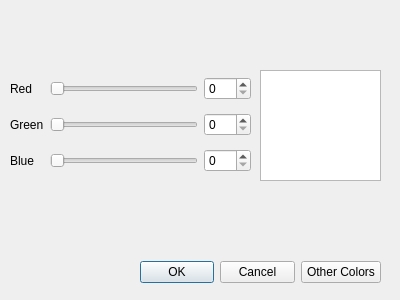
<?xml version="1.0" encoding="UTF-8"?>
<ui version="4.0">
 <class>ColorDialog</class>
 <widget class="QDialog" name="ColorDialog">
  <property name="geometry">
   <rect>
    <x>0</x>
    <y>0</y>
    <width>400</width>
    <height>300</height>
   </rect>
  </property>
  <property name="windowTitle">
   <string>Colors</string>
  </property>
  <widget class="QGraphicsView" name="graphicsView">
   <property name="geometry">
    <rect>
     <x>260</x>
     <y>70</y>
     <width>121</width>
     <height>111</height>
    </rect>
   </property>
  </widget>
  <widget class="QWidget" name="">
   <property name="geometry">
    <rect>
     <x>140</x>
     <y>260</y>
     <width>241</width>
     <height>25</height>
    </rect>
   </property>
   <layout class="QHBoxLayout" name="horizontalLayout">
    <item>
     <widget class="QDialogButtonBox" name="buttonBox">
      <property name="orientation">
       <enum>Qt::Horizontal</enum>
      </property>
      <property name="standardButtons">
       <set>QDialogButtonBox::Cancel|QDialogButtonBox::Ok</set>
      </property>
      <property name="centerButtons">
       <bool>false</bool>
      </property>
     </widget>
    </item>
    <item>
     <widget class="QPushButton" name="pushButton">
      <property name="text">
       <string>Other Colors</string>
      </property>
     </widget>
    </item>
   </layout>
  </widget>
  <widget class="QWidget" name="">
   <property name="geometry">
    <rect>
     <x>10</x>
     <y>70</y>
     <width>241</width>
     <height>111</height>
    </rect>
   </property>
   <layout class="QGridLayout" name="gridLayout">
    <item row="0" column="0">
     <widget class="QLabel" name="label_Red">
      <property name="text">
       <string>Red</string>
      </property>
     </widget>
    </item>
    <item row="0" column="1">
     <widget class="QSlider" name="horizontalSlider_Red">
      <property name="maximum">
       <number>255</number>
      </property>
      <property name="orientation">
       <enum>Qt::Horizontal</enum>
      </property>
     </widget>
    </item>
    <item row="0" column="2">
     <widget class="QSpinBox" name="spinBox_Red">
      <property name="maximum">
       <number>255</number>
      </property>
     </widget>
    </item>
    <item row="1" column="0">
     <widget class="QLabel" name="label_Green">
      <property name="text">
       <string>Green</string>
      </property>
     </widget>
    </item>
    <item row="1" column="1">
     <widget class="QSlider" name="horizontalSlider_Green">
      <property name="maximum">
       <number>255</number>
      </property>
      <property name="orientation">
       <enum>Qt::Horizontal</enum>
      </property>
     </widget>
    </item>
    <item row="1" column="2">
     <widget class="QSpinBox" name="spinBox_Green">
      <property name="maximum">
       <number>255</number>
      </property>
     </widget>
    </item>
    <item row="2" column="0">
     <widget class="QLabel" name="label_Blue">
      <property name="text">
       <string>Blue</string>
      </property>
     </widget>
    </item>
    <item row="2" column="1">
     <widget class="QSlider" name="horizontalSlider_Blue">
      <property name="maximum">
       <number>255</number>
      </property>
      <property name="orientation">
       <enum>Qt::Horizontal</enum>
      </property>
     </widget>
    </item>
    <item row="2" column="2">
     <widget class="QSpinBox" name="spinBox_Blue">
      <property name="maximum">
       <number>255</number>
      </property>
     </widget>
    </item>
   </layout>
  </widget>
  <zorder>buttonBox</zorder>
  <zorder>pushButton</zorder>
  <zorder>buttonBox</zorder>
  <zorder>graphicsView</zorder>
  <zorder>spinBox_Blue</zorder>
  <zorder>spinBox_Green</zorder>
  <zorder>spinBox_Red</zorder>
  <zorder>horizontalSlider_Blue</zorder>
  <zorder>horizontalSlider_Green</zorder>
  <zorder>horizontalSlider_Red</zorder>
  <zorder>label_Red</zorder>
  <zorder>label_Green</zorder>
  <zorder>label_Blue</zorder>
 </widget>
 <resources/>
 <connections>
  <connection>
   <sender>buttonBox</sender>
   <signal>accepted()</signal>
   <receiver>ColorDialog</receiver>
   <slot>accept()</slot>
   <hints>
    <hint type="sourcelabel">
     <x>248</x>
     <y>254</y>
    </hint>
    <hint type="destinationlabel">
     <x>157</x>
     <y>274</y>
    </hint>
   </hints>
  </connection>
  <connection>
   <sender>buttonBox</sender>
   <signal>rejected()</signal>
   <receiver>ColorDialog</receiver>
   <slot>reject()</slot>
   <hints>
    <hint type="sourcelabel">
     <x>316</x>
     <y>260</y>
    </hint>
    <hint type="destinationlabel">
     <x>286</x>
     <y>274</y>
    </hint>
   </hints>
  </connection>
  <connection>
   <sender>horizontalSlider_Red</sender>
   <signal>valueChanged(int)</signal>
   <receiver>spinBox_Red</receiver>
   <slot>setValue(int)</slot>
   <hints>
    <hint type="sourcelabel">
     <x>123</x>
     <y>89</y>
    </hint>
    <hint type="destinationlabel">
     <x>228</x>
     <y>89</y>
    </hint>
   </hints>
  </connection>
  <connection>
   <sender>horizontalSlider_Green</sender>
   <signal>valueChanged(int)</signal>
   <receiver>spinBox_Green</receiver>
   <slot>setValue(int)</slot>
   <hints>
    <hint type="sourcelabel">
     <x>123</x>
     <y>124</y>
    </hint>
    <hint type="destinationlabel">
     <x>228</x>
     <y>124</y>
    </hint>
   </hints>
  </connection>
  <connection>
   <sender>horizontalSlider_Blue</sender>
   <signal>valueChanged(int)</signal>
   <receiver>spinBox_Blue</receiver>
   <slot>setValue(int)</slot>
   <hints>
    <hint type="sourcelabel">
     <x>123</x>
     <y>159</y>
    </hint>
    <hint type="destinationlabel">
     <x>228</x>
     <y>159</y>
    </hint>
   </hints>
  </connection>
  <connection>
   <sender>spinBox_Red</sender>
   <signal>valueChanged(int)</signal>
   <receiver>horizontalSlider_Red</receiver>
   <slot>setValue(int)</slot>
   <hints>
    <hint type="sourcelabel">
     <x>228</x>
     <y>89</y>
    </hint>
    <hint type="destinationlabel">
     <x>123</x>
     <y>89</y>
    </hint>
   </hints>
  </connection>
  <connection>
   <sender>spinBox_Green</sender>
   <signal>valueChanged(int)</signal>
   <receiver>horizontalSlider_Green</receiver>
   <slot>setValue(int)</slot>
   <hints>
    <hint type="sourcelabel">
     <x>228</x>
     <y>124</y>
    </hint>
    <hint type="destinationlabel">
     <x>123</x>
     <y>124</y>
    </hint>
   </hints>
  </connection>
  <connection>
   <sender>spinBox_Blue</sender>
   <signal>valueChanged(int)</signal>
   <receiver>horizontalSlider_Blue</receiver>
   <slot>setValue(int)</slot>
   <hints>
    <hint type="sourcelabel">
     <x>228</x>
     <y>159</y>
    </hint>
    <hint type="destinationlabel">
     <x>123</x>
     <y>159</y>
    </hint>
   </hints>
  </connection>
 </connections>
</ui>
